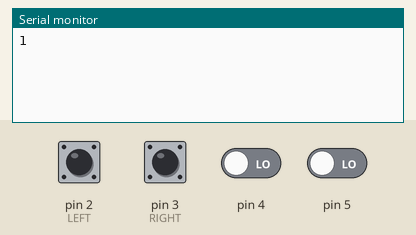
Bench run of a sketch on a simulated Arduino Uno, built with avr-gcc and run on an emulated ATmega328P. On the bench: the last lines printed to the serial monitor. The inputs (shaded band) are chosen by the test bench; at power-on: pin 2 (LEFT), pin 3 (RIGHT), pin 4, pin 5 LOW.

Above: at 1.2 s.
1.3 s: pin 2 (LEFT) pulled HIGH for 0.15 s
At 1.9 s:
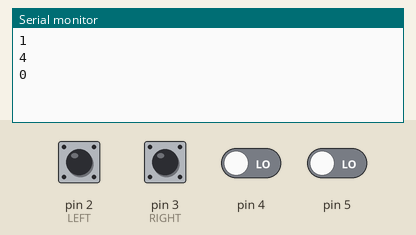
2.9 s: pin 3 (RIGHT) pulled HIGH for 0.15 s
At 4.2 s:
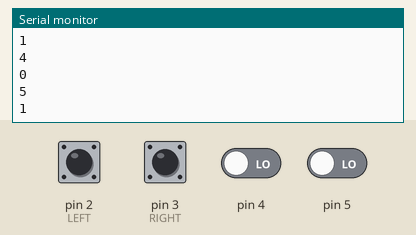
4.5 s: pin 4 driven HIGH
At 5.7 s:
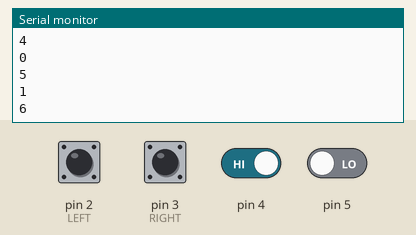
6.0 s: pin 5 driven HIGH
At 7.0 s:
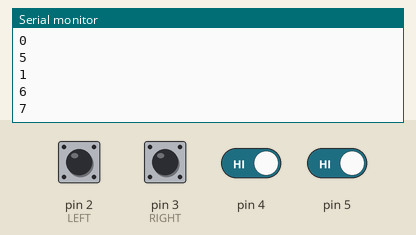
7.5 s: pin 4 driven LOW
At 8.4 s:
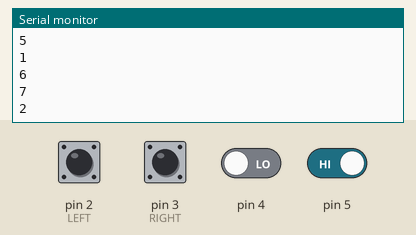
9.0 s: pin 5 driven LOW
At 9.7 s:
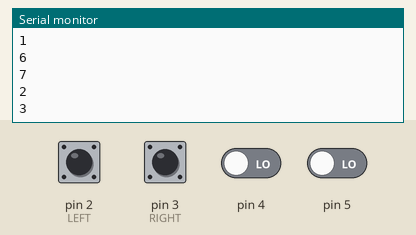
Timing chart, 0 to 11.5 s (numbered marks = the images above; inputs shaded):
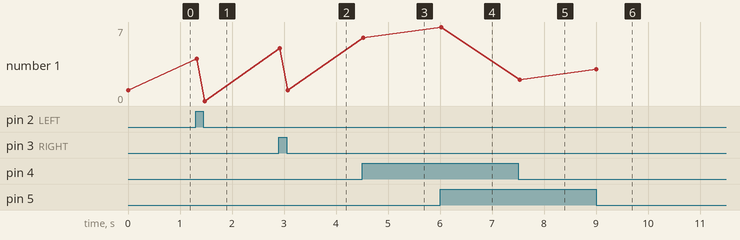

Measured:
- after the input at 1.3 s, the serial monitor: prints a new line at once (image 1)
- after the input at 2.9 s, the serial monitor: prints a new line at once (image 2)
- after the input at 4.5 s, the serial monitor: prints a new line at once (image 3)
- after the input at 6.0 s, the serial monitor: prints a new line at once (image 4)
- after the input at 7.5 s, the serial monitor: prints a new line at once (image 5)
- after the input at 9.0 s, the serial monitor: prints a new line at once (image 6)
- plotted number 1: 1 → 0 after the input at 1.3 s, 1 → 6 after the input at 4.5 s, 6 → 7 after the input at 6.0 s, 7 → 2 after the input at 7.5 s, 2 → 3 after the input at 9.0 s

The sketch:

prototype.ino
```cpp
#define UP 0
#define DOWN 1
#define LEFT 2
#define RIGHT 3
#define CONSTANT 4

int left = 0, right = 0, up = 0, down = 0, _left = 0, _right = 0, _up = 0, _down = -1;
int reset = 0, val = 0;

void setup() {
  Serial.begin(9600);
  pinMode(UP + 2, INPUT);
  pinMode(DOWN + 2, INPUT);
  pinMode(LEFT + 2, INPUT);
  pinMode(RIGHT + 2, INPUT);
}

void loop() {
  left = digitalRead(LEFT + 2);
  right = digitalRead(RIGHT + 2);
  up = digitalRead(UP + 2);
  down = digitalRead(DOWN + 2);

  if(left != _left) {
    Serial.println(left == 0 ? LEFT : LEFT + CONSTANT);
    _left = left;
  Serial.flush();
  }

  if(right != _right) {
    Serial.println(right == 0 ? RIGHT : RIGHT + CONSTANT);
    _right = right;
  Serial.flush();
  }

  if(up != _up) {
    Serial.println(up == 0 ? UP : UP + CONSTANT);
    _up = up;

  Serial.flush();
  }

  if(down != _down) {
    Serial.println(down == 0 ? DOWN : DOWN + CONSTANT);
    _down = down;
  Serial.flush();
  }

  /*val = digitalRead(UP + 2);
//Old working code
  if(val == 0 || reset == 1) {
    Serial.println(val);
    reset = (val == 0 ? 1 : 0);
  }
  Serial.flush();*/
  delay(30);

}
```
